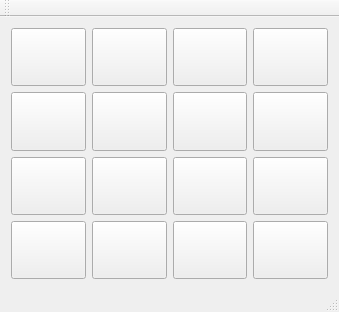
<?xml version="1.0" encoding="UTF-8"?>
<ui version="4.0">
 <class>MainWindow</class>
 <widget class="QMainWindow" name="MainWindow">
  <property name="geometry">
   <rect>
    <x>0</x>
    <y>0</y>
    <width>339</width>
    <height>312</height>
   </rect>
  </property>
  <property name="windowTitle">
   <string>MainWindow</string>
  </property>
  <widget class="QWidget" name="centralWidget">
   <layout class="QVBoxLayout" name="verticalLayout">
    <item>
     <layout class="QGridLayout" name="gridLayout">
      <item row="4" column="3">
       <widget class="QPushButton" name="pushButton15">
        <property name="sizePolicy">
         <sizepolicy hsizetype="Preferred" vsizetype="Preferred">
          <horstretch>0</horstretch>
          <verstretch>0</verstretch>
         </sizepolicy>
        </property>
        <property name="text">
         <string/>
        </property>
       </widget>
      </item>
      <item row="0" column="0">
       <widget class="QPushButton" name="pushButton0">
        <property name="sizePolicy">
         <sizepolicy hsizetype="Preferred" vsizetype="Preferred">
          <horstretch>0</horstretch>
          <verstretch>0</verstretch>
         </sizepolicy>
        </property>
        <property name="text">
         <string/>
        </property>
       </widget>
      </item>
      <item row="0" column="1">
       <widget class="QPushButton" name="pushButton1">
        <property name="sizePolicy">
         <sizepolicy hsizetype="Preferred" vsizetype="Preferred">
          <horstretch>0</horstretch>
          <verstretch>0</verstretch>
         </sizepolicy>
        </property>
        <property name="text">
         <string/>
        </property>
       </widget>
      </item>
      <item row="0" column="3">
       <widget class="QPushButton" name="pushButton3">
        <property name="sizePolicy">
         <sizepolicy hsizetype="Preferred" vsizetype="Preferred">
          <horstretch>0</horstretch>
          <verstretch>0</verstretch>
         </sizepolicy>
        </property>
        <property name="text">
         <string/>
        </property>
       </widget>
      </item>
      <item row="0" column="2">
       <widget class="QPushButton" name="pushButton2">
        <property name="sizePolicy">
         <sizepolicy hsizetype="Preferred" vsizetype="Preferred">
          <horstretch>0</horstretch>
          <verstretch>0</verstretch>
         </sizepolicy>
        </property>
        <property name="text">
         <string/>
        </property>
       </widget>
      </item>
      <item row="4" column="0">
       <widget class="QPushButton" name="pushButton12">
        <property name="sizePolicy">
         <sizepolicy hsizetype="Preferred" vsizetype="Preferred">
          <horstretch>0</horstretch>
          <verstretch>0</verstretch>
         </sizepolicy>
        </property>
        <property name="text">
         <string/>
        </property>
       </widget>
      </item>
      <item row="4" column="2">
       <widget class="QPushButton" name="pushButton14">
        <property name="sizePolicy">
         <sizepolicy hsizetype="Preferred" vsizetype="Preferred">
          <horstretch>0</horstretch>
          <verstretch>0</verstretch>
         </sizepolicy>
        </property>
        <property name="text">
         <string/>
        </property>
       </widget>
      </item>
      <item row="4" column="1">
       <widget class="QPushButton" name="pushButton13">
        <property name="sizePolicy">
         <sizepolicy hsizetype="Preferred" vsizetype="Preferred">
          <horstretch>0</horstretch>
          <verstretch>0</verstretch>
         </sizepolicy>
        </property>
        <property name="text">
         <string/>
        </property>
       </widget>
      </item>
      <item row="2" column="2">
       <widget class="QPushButton" name="pushButton10">
        <property name="sizePolicy">
         <sizepolicy hsizetype="Preferred" vsizetype="Preferred">
          <horstretch>0</horstretch>
          <verstretch>0</verstretch>
         </sizepolicy>
        </property>
        <property name="text">
         <string/>
        </property>
       </widget>
      </item>
      <item row="1" column="0">
       <widget class="QPushButton" name="pushButton4">
        <property name="sizePolicy">
         <sizepolicy hsizetype="Preferred" vsizetype="Preferred">
          <horstretch>0</horstretch>
          <verstretch>0</verstretch>
         </sizepolicy>
        </property>
        <property name="text">
         <string/>
        </property>
       </widget>
      </item>
      <item row="1" column="1">
       <widget class="QPushButton" name="pushButton5">
        <property name="sizePolicy">
         <sizepolicy hsizetype="Preferred" vsizetype="Preferred">
          <horstretch>0</horstretch>
          <verstretch>0</verstretch>
         </sizepolicy>
        </property>
        <property name="text">
         <string/>
        </property>
       </widget>
      </item>
      <item row="1" column="2">
       <widget class="QPushButton" name="pushButton6">
        <property name="sizePolicy">
         <sizepolicy hsizetype="Preferred" vsizetype="Preferred">
          <horstretch>0</horstretch>
          <verstretch>0</verstretch>
         </sizepolicy>
        </property>
        <property name="text">
         <string/>
        </property>
       </widget>
      </item>
      <item row="2" column="1">
       <widget class="QPushButton" name="pushButton9">
        <property name="sizePolicy">
         <sizepolicy hsizetype="Preferred" vsizetype="Preferred">
          <horstretch>0</horstretch>
          <verstretch>0</verstretch>
         </sizepolicy>
        </property>
        <property name="text">
         <string/>
        </property>
       </widget>
      </item>
      <item row="1" column="3">
       <widget class="QPushButton" name="pushButton7">
        <property name="sizePolicy">
         <sizepolicy hsizetype="Preferred" vsizetype="Preferred">
          <horstretch>0</horstretch>
          <verstretch>0</verstretch>
         </sizepolicy>
        </property>
        <property name="text">
         <string/>
        </property>
       </widget>
      </item>
      <item row="2" column="0">
       <widget class="QPushButton" name="pushButton8">
        <property name="sizePolicy">
         <sizepolicy hsizetype="Preferred" vsizetype="Preferred">
          <horstretch>0</horstretch>
          <verstretch>0</verstretch>
         </sizepolicy>
        </property>
        <property name="text">
         <string/>
        </property>
       </widget>
      </item>
      <item row="2" column="3">
       <widget class="QPushButton" name="pushButton11">
        <property name="sizePolicy">
         <sizepolicy hsizetype="Preferred" vsizetype="Preferred">
          <horstretch>0</horstretch>
          <verstretch>0</verstretch>
         </sizepolicy>
        </property>
        <property name="text">
         <string/>
        </property>
       </widget>
      </item>
     </layout>
    </item>
   </layout>
  </widget>
  <widget class="QMenuBar" name="menuBar">
   <property name="geometry">
    <rect>
     <x>0</x>
     <y>0</y>
     <width>339</width>
     <height>21</height>
    </rect>
   </property>
  </widget>
  <widget class="QToolBar" name="mainToolBar">
   <attribute name="toolBarArea">
    <enum>TopToolBarArea</enum>
   </attribute>
   <attribute name="toolBarBreak">
    <bool>false</bool>
   </attribute>
  </widget>
  <widget class="QStatusBar" name="statusBar"/>
 </widget>
 <layoutdefault spacing="6" margin="11"/>
 <resources/>
 <connections/>
</ui>
